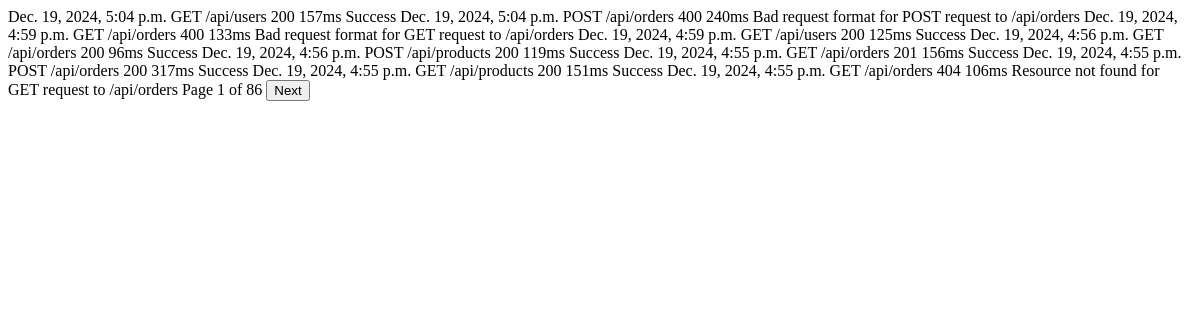
/api/event-rows/, run on an earlier commit of the app's database.
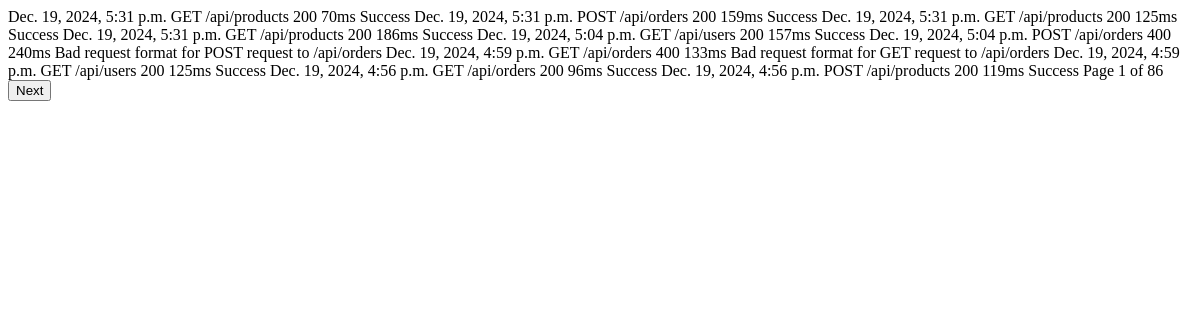
And on a later commit of the database.
### events/models.py (models this page shows, shortened)
class Event(models.Model):
    HTTP_METHODS = ["GET", "POST", "PUT", "DELETE"]
    method = models.CharField(
        max_length=10,
        choices=[(m, m) for m in HTTP_METHODS],
        help_text="HTTP method used for the request",
    )
    source = models.CharField(
        max_length=100,
    )
    timestamp = models.DateTimeField(auto_now_add=True)
    duration_ms = models.IntegerField()
    status_code = models.IntegerField()
    request_id = models.UUIDField(
        default=uuid.uuid4, unique=True, help_text="Unique identifier for the request"
    )
    metadata = models.JSONField(default=dict)
    class Meta:
        ordering = ["-timestamp"]
        indexes = [
            models.Index(fields=["-timestamp"]),
            models.Index(fields=["status_code"]),
            models.Index(fields=["method"]),
        ]

### events/views.py (the view)
# urls.py: path('api/event-rows/', views.table_rows, name='table_rows'),
def table_rows(request):
    page_number = request.GET.get("page", 1)
    paginator = Paginator(Event.objects.all().order_by("-timestamp"), 10)
    events = paginator.get_page(page_number)
    return render(request, "dashboard/table/rows.html", {"events": events})

### events/templates/dashboard/table/rows.html (shortened to what this page needs)
{% for event in events %}
<tr>
    <td>{{ event.timestamp }}</td>
    <td>{{ event.method }}</td>
    <td>{{ event.source }}</td>
    <td class="{% if event.status_code >= 400 %}error{% else %}success{% endif %}">
        {{ event.status_code }}
    </td>
    <td>{{ event.duration_ms }}ms</td>
    <td>
        {% if event.status_code >= 400 %}
            {{ event.metadata.error_message }}
        {% else %}
            Success
        {% endif %}
    </td>
</tr>
{% endfor %}
<tr id="pagination-row">
    <td colspan="6" style="text-align: center">
        <span>Page {{ events.number }} of {{ events.paginator.num_pages }}</span>
        {% if events.has_next %}
        <button hx-get="{% url 'table_rows' %}?page={{ events.next_page_number }}"
                hx-target="tbody"
                class="button">
            Next
        </button>
        {% endif %}
    </td>
</tr>

What changed in the data, as far as the page shows it:
no longer on this page (row unchanged): Event: timestamp "Dec. 19, 2024, 4:55 p.m.", method "GET", source "/api/orders", status_code "201", duration_ms "156", shows "Success"
no longer on this page (row unchanged): Event: timestamp "Dec. 19, 2024, 4:55 p.m.", method "POST", source "/api/orders", status_code "200", duration_ms "317", shows "Success"
no longer on this page (row unchanged): Event: timestamp "Dec. 19, 2024, 4:55 p.m.", method "GET", source "/api/products", status_code "200", duration_ms "151", shows "Success"
no longer on this page (row unchanged): Event: timestamp "Dec. 19, 2024, 4:55 p.m.", method "GET", source "/api/orders", status_code "404", duration_ms "106", metadata.error_message "Resource not found for GET request to /api/orders"
added Event: timestamp "Dec. 19, 2024, 5:31 p.m.", method "GET", source "/api/products", status_code "200", duration_ms "70", shows "Success"
added Event: timestamp "Dec. 19, 2024, 5:31 p.m.", method "POST", source "/api/orders", status_code "200", duration_ms "159", shows "Success"
added Event: timestamp "Dec. 19, 2024, 5:31 p.m.", method "GET", source "/api/products", status_code "200", duration_ms "125", shows "Success"
added Event: timestamp "Dec. 19, 2024, 5:31 p.m.", method "GET", source "/api/products", status_code "200", duration_ms "186", shows "Success"
